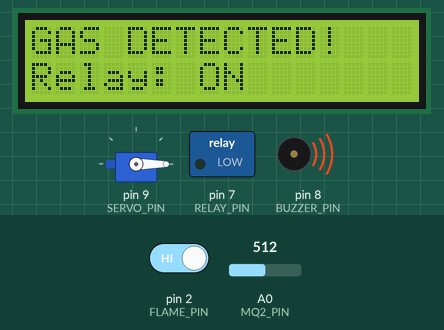
Simulated run of this sketch. Board: Arduino Uno, built with avr-gcc and run on an emulated ATmega328P. On the bench: servo, 16×2 character LCD, switched loads named in the sketch (green lamp = pin HIGH), buzzer (waves = sounding, pin HIGH). The test bench sets the inputs (shaded band); at power-on: A0 (MQ2_PIN) = 512, pin 2 (FLAME_PIN) HIGH. What the sketch prints to the serial monitor is not drawn.

Above: at 3.2 s.
3.3 s: A0 (MQ2_PIN) set to 407
4.8 s: A0 (MQ2_PIN) set to 393
At 6.0 s:
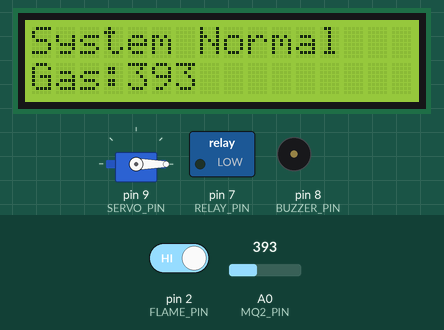
6.7 s: pin 2 (FLAME_PIN) driven LOW
At 7.5 s:
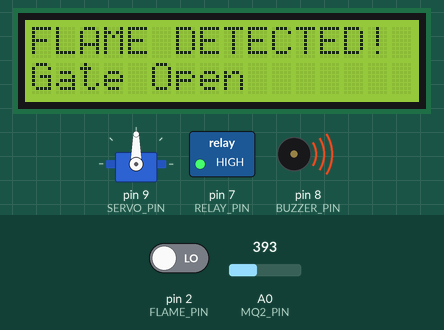
8.3 s: pin 2 (FLAME_PIN) driven HIGH
At 9.1 s:
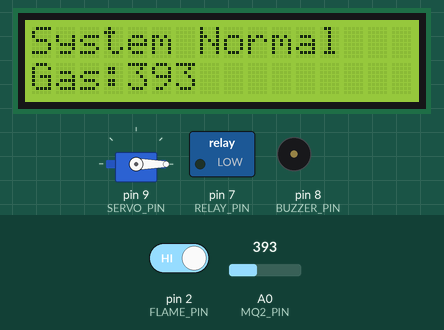
9.9 s: A0 (MQ2_PIN) set to 306
At 10.5 s:
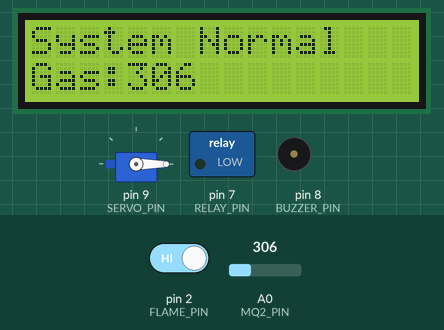
11.4 s: A0 (MQ2_PIN) set to 410
At 11.9 s:
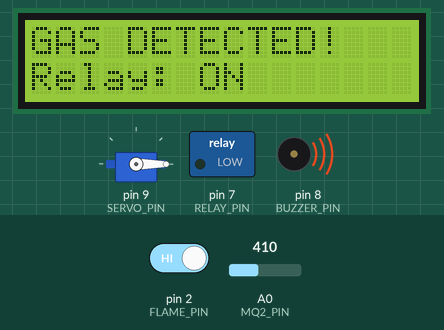
Timing chart, 0 to 14.0 s (numbered marks = the images above; inputs shaded):
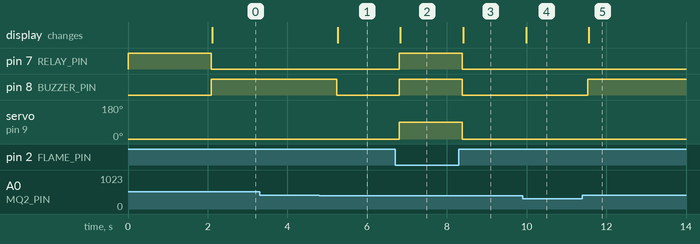

The sketch:

GAS_AND_FIRE_DETECTION.ino
```cpp
#include <Wire.h>
#include <LiquidCrystal_I2C.h>
#include <Servo.h>

// LCD address: usually 0x27
LiquidCrystal_I2C lcd(0x27, 16, 2);

Servo myServo;

// Pin definitions
#define MQ2_PIN A0
#define FLAME_PIN 2
#define RELAY_PIN 7
#define BUZZER_PIN 8
#define SERVO_PIN 9

// Gas detection level
int gasThreshold = 400;

void setup() {
  Serial.begin(9600);

  pinMode(MQ2_PIN, INPUT);
  pinMode(FLAME_PIN, INPUT);
  pinMode(RELAY_PIN, OUTPUT);
  pinMode(BUZZER_PIN, OUTPUT);

  myServo.attach(SERVO_PIN);
  myServo.write(0);

  // Relay OFF
  digitalWrite(RELAY_PIN, HIGH);

  // Buzzer OFF
  digitalWrite(BUZZER_PIN, LOW);

  // LCD
  lcd.init();
  lcd.backlight();

  lcd.setCursor(0, 0);
  lcd.print("Gas & Flame");
  lcd.setCursor(0, 1);
  lcd.print("Detector");
  delay(2000);

  lcd.clear();
}

void loop() {

  int gasValue = analogRead(MQ2_PIN);

  // Most flame sensors output LOW when flame is detected
  int flameValue = digitalRead(FLAME_PIN);

  bool gasDetected = gasValue > gasThreshold;
  bool flameDetected = (flameValue == LOW);

  Serial.print("Gas: ");
  Serial.print(gasValue);

  Serial.print(" | Flame: ");
  Serial.println(flameDetected ? "DETECTED" : "NORMAL");

  // =========================
  // GAS DETECTED
  // =========================
  if (gasDetected) {

    digitalWrite(BUZZER_PIN, HIGH);
    digitalWrite(RELAY_PIN, LOW);

    lcd.clear();
    lcd.setCursor(0, 0);
    lcd.print("GAS DETECTED!");
    lcd.setCursor(0, 1);
    lcd.print("Relay: ON");

    // Keep servo at 0 for gas
    myServo.write(0);
  }

  // =========================
  // FLAME DETECTED
  // =========================
  else if (flameDetected) {

    digitalWrite(BUZZER_PIN, HIGH);

    // Relay OFF
    digitalWrite(RELAY_PIN, HIGH);

    // Servo turns 90 degrees
    myServo.write(90);

    lcd.clear();
    lcd.setCursor(0, 0);
    lcd.print("FLAME DETECTED!");
    lcd.setCursor(0, 1);
    lcd.print("Gate Open");

  }

  // =========================
  // NORMAL CONDITION
  // =========================
  else {

    digitalWrite(BUZZER_PIN, LOW);
    digitalWrite(RELAY_PIN, LOW);

    // Servo returns to 0
    myServo.write(0);

    lcd.clear();
    lcd.setCursor(0, 0);
    lcd.print("System Normal");
    lcd.setCursor(0, 1);
    lcd.print("Gas:");
    lcd.print(gasValue);
  }

  delay(500);
}
```

Measured:
- the behaviour switches between 401 and 400 on A0 (MQ2_PIN) (found by bisection; images 0 and 1)
- after the input at 3.3 s, every drawn part: stays the same
- after the input at 4.8 s, pin 8 (BUZZER_PIN): HIGH → LOW after 0.44 s; the display: changes after 0.46 s (image 1)
- after the input at 6.7 s, pin 7 (RELAY_PIN), pin 8 (BUZZER_PIN): LOW → HIGH after 0.11 s; servo on pin 9 (SERVO_PIN): 0° → 90° after 0.11 s; the display: changes after 0.14 s (image 2)
- after the input at 8.3 s, pin 7 (RELAY_PIN), pin 8 (BUZZER_PIN): HIGH → LOW after 0.09 s; servo on pin 9 (SERVO_PIN): 90° → 0° after 0.09 s; the display: changes after 0.12 s (image 3)
- after the input at 9.9 s, the display: changes after 0.09 s (image 4)
- after the input at 11.4 s, pin 8 (BUZZER_PIN): LOW → HIGH after 0.13 s; the display: changes after 0.16 s (image 5)
